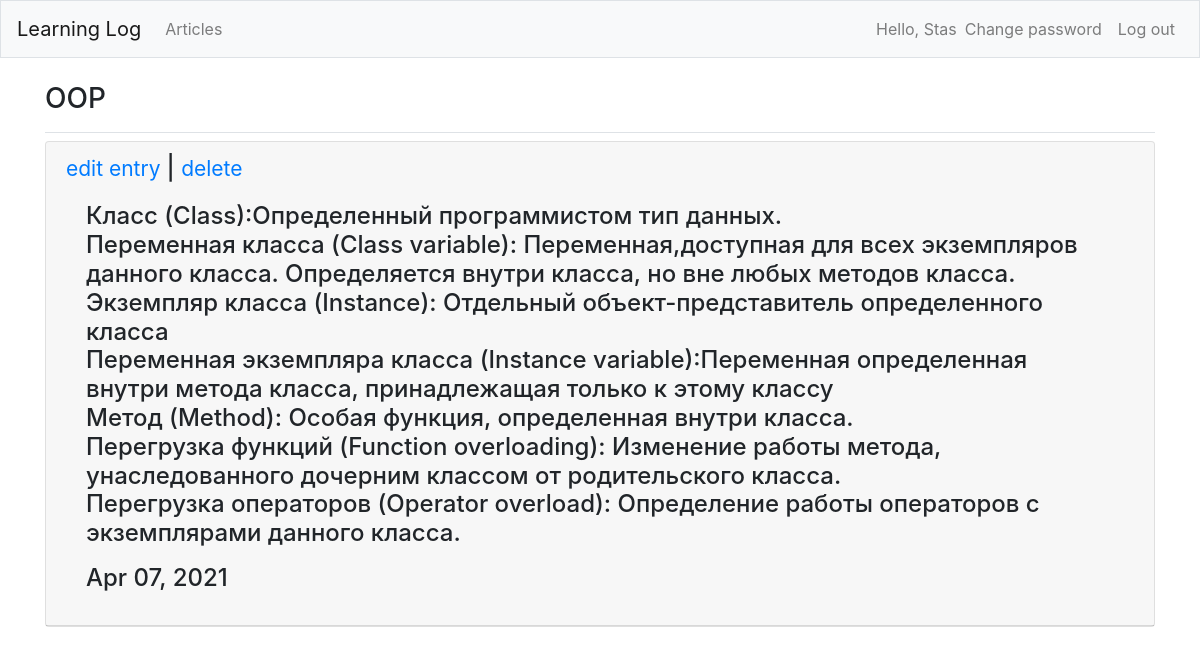
/articles/entry_detail/51/ (signed in), run on the app's committed database.
### users/models.py (models this page shows)
class CustomUser(AbstractUser):
    age = models.PositiveIntegerField(null=True, blank=True)

### articles/models.py (models this page shows, shortened)
class Entry(models.Model):
    article = models.ForeignKey(Article, on_delete=models.CASCADE, related_name='entries')
    title = models.CharField(max_length=255)
    body = models.TextField()
    date = models.DateTimeField(auto_now_add=True)
    author = models.ForeignKey(get_user_model(), on_delete=models.CASCADE,)
    publish = models.DateTimeField(default=timezone.now)
    class Meta:
        ordering = ('-publish',)
        verbose_name_plural = 'Entries'

### articles/views.py (the view)
# urls.py: path('entry_detail/<int:pk>/', EntryDetailView.as_view(), name='entry_detail'),
class EntryDetailView(DetailView):
    model = Entry
    template_name = 'entry_detail.html'

### templates/entry_detail.html (shortened to what this page needs)
{% extends 'base.html' %}
{% load bootstrap4 %}
{% block page_header %}
    <h3>{{ object.title }}</h3>
{% endblock page_header %}
{% block content %}
            <div class="card mb-3">
                <h4 class="card-header">
                    <small><a href="{% url 'entry_edit' entry.pk %}">
                        edit entry
                    </a></small> |
                    <small><a href="{% url 'entry_delete' entry.pk %}">
                        delete
                    </a></small>
                <div class="card-body">
                    {{ object.body|linebreaks }}
                    {{ object.date|date:'M d, Y' }}
                </div>
            </div>
{% endblock %}

### templates/base.html (shortened to what this page needs)
{% load bootstrap4 %}
<!DOCTYPE html>
<html lang="en">
<head>
    {% bootstrap_css %}
</head>
<body>
    <nav class="navbar navbar-expand-md navbar-light bg-light mb-4 border">
        <a class="navbar-brand" href="{% url 'home' %}">
            Learning Log
        </a>
        <div class="collapse navbar-collapse" id="navbarCollapse">
            <ul class="navbar-nav mr-auto">
                <li class="nav-item">
                    <a class="nav-link" href="{% url 'article_list' %}">Articles</a>
                </li>
            </ul>
            <ul class="navbar-nav ml-auto">
                {% if user.is_authenticated %}
                    <li class="nav-item">
                        <span class="navbar-text"}">
                            Hello, {{ user.username }}
                        </span>
                    </li>
                    <li class="nav-item">
                        <a class="nav-link" href="{% url 'password_change' %}">Change password</a>
                    </li>
                    <li class="nav-item">
                        <a class="nav-link" href="{% url 'logout' %}">Log out</a>
                    </li>
                {% endif %}
            </ul>
        </div>
    </nav>
    <main role="main" class="container">
        <div class="pb-2 mb-2 border-bottom">
            {% block page_header %}{% endblock page_header %}
        </div>
        <div>
            {% block content %}{% endblock content %}
        </div>
    </main>
</body>
</html>

### data on the page
CustomUser: username "Stas"
Entry: title "OOP", body "Класс (Class):Определенный программистом тип данных. Переменная класса (Class variable): Переменная,доступная для всех экземпляров данного класса. Определяется внутри класса, но вне любых методов класса. Экземпляр класса (Instance): Отдельный объект-представитель определенного класса Переменная экземпляра класса (Instance variable):Переменная определенная внутри метода класса, принадлежащая только к этому классу Метод (Method): Особая функция, определенная внутри класса. Перегрузка функций (Function overloading): Изменение работы метода, унаследованного дочерним классом от родительского класса. Перегрузка операторов (Operator overload): Определение работы операторов с экземплярами данного…", date "Apr 07, 2021"
